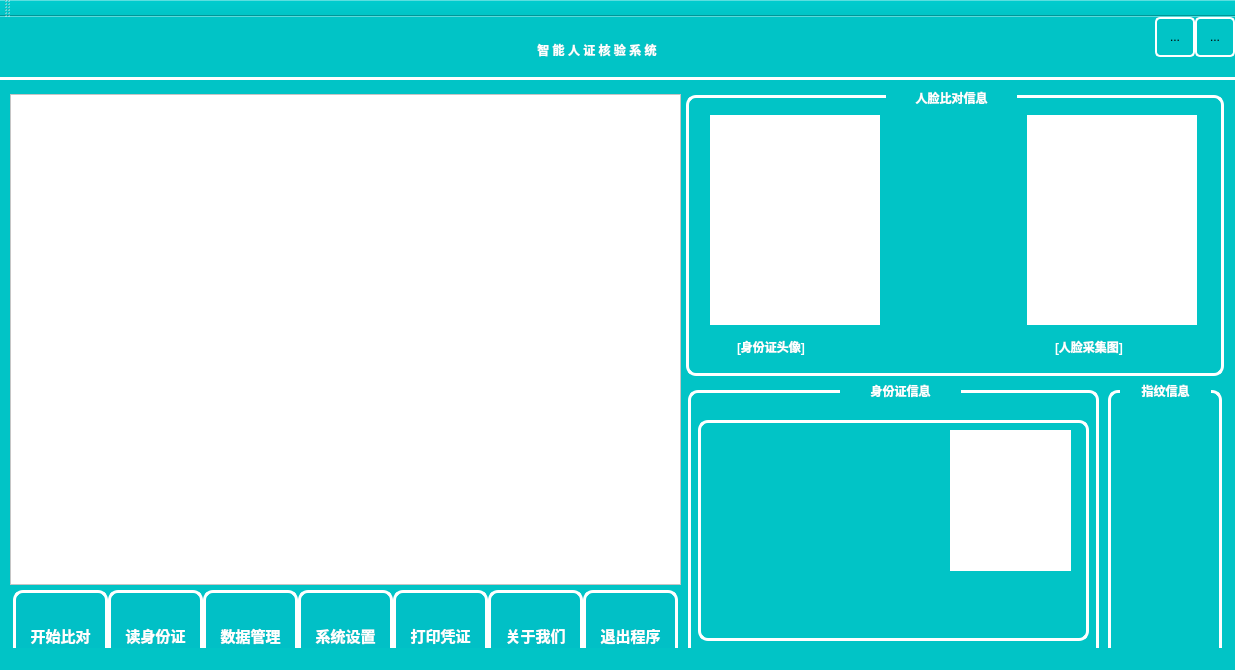
<?xml version="1.0" encoding="UTF-8"?>
<ui version="4.0">
 <class>MainWindow</class>
 <widget class="QMainWindow" name="MainWindow">
  <property name="geometry">
   <rect>
    <x>0</x>
    <y>0</y>
    <width>1235</width>
    <height>670</height>
   </rect>
  </property>
  <property name="windowTitle">
   <string>CardForm</string>
  </property>
  <property name="styleSheet">
   <string notr="true">background-color:rgb(1,196,198)</string>
  </property>
  <widget class="QWidget" name="centralWidget">
   <widget class="QLabel" name="label">
    <property name="geometry">
     <rect>
      <x>360</x>
      <y>12</y>
      <width>474</width>
      <height>42</height>
     </rect>
    </property>
    <property name="styleSheet">
     <string notr="true">font: 27.75pt &quot;华文中宋&quot;;color:white;font-weight:bold;</string>
    </property>
    <property name="text">
     <string>智 能 人 证 核 验 系 统</string>
    </property>
    <property name="alignment">
     <set>Qt::AlignCenter</set>
    </property>
    <property name="wordWrap">
     <bool>false</bool>
    </property>
   </widget>
   <widget class="QGraphicsView" name="cameraView">
    <property name="geometry">
     <rect>
      <x>10</x>
      <y>77</y>
      <width>671</width>
      <height>491</height>
     </rect>
    </property>
    <property name="styleSheet">
     <string notr="true">background-color:white</string>
    </property>
   </widget>
   <widget class="QGroupBox" name="groupBox">
    <property name="geometry">
     <rect>
      <x>686</x>
      <y>78</y>
      <width>538</width>
      <height>281</height>
     </rect>
    </property>
    <property name="styleSheet">
     <string notr="true">font: 14pt &quot;华文中宋&quot;;color:white;font-weight:bold;border:3px solid white;border-radius:10px</string>
    </property>
    <property name="title">
     <string/>
    </property>
    <property name="alignment">
     <set>Qt::AlignHCenter|Qt::AlignTop</set>
    </property>
    <property name="flat">
     <bool>false</bool>
    </property>
    <property name="checkable">
     <bool>false</bool>
    </property>
   </widget>
   <widget class="QLabel" name="cardPicture">
    <property name="geometry">
     <rect>
      <x>710</x>
      <y>98</y>
      <width>170</width>
      <height>210</height>
     </rect>
    </property>
    <property name="styleSheet">
     <string notr="true">background-color:white</string>
    </property>
    <property name="text">
     <string/>
    </property>
    <property name="alignment">
     <set>Qt::AlignCenter</set>
    </property>
   </widget>
   <widget class="QLabel" name="peoplePicture">
    <property name="geometry">
     <rect>
      <x>1027</x>
      <y>98</y>
      <width>170</width>
      <height>210</height>
     </rect>
    </property>
    <property name="styleSheet">
     <string notr="true">background-color:white</string>
    </property>
    <property name="text">
     <string/>
    </property>
    <property name="alignment">
     <set>Qt::AlignCenter</set>
    </property>
   </widget>
   <widget class="QLabel" name="resultPicture">
    <property name="geometry">
     <rect>
      <x>898</x>
      <y>113</y>
      <width>107</width>
      <height>98</height>
     </rect>
    </property>
    <property name="text">
     <string/>
    </property>
    <property name="alignment">
     <set>Qt::AlignCenter</set>
    </property>
   </widget>
   <widget class="QLabel" name="label_2">
    <property name="geometry">
     <rect>
      <x>737</x>
      <y>318</y>
      <width>122</width>
      <height>23</height>
     </rect>
    </property>
    <property name="styleSheet">
     <string notr="true">font: 20px&quot;华文中宋&quot;;color:white;font-weight:bold;</string>
    </property>
    <property name="text">
     <string>[身份证头像]</string>
    </property>
   </widget>
   <widget class="QLabel" name="label_3">
    <property name="geometry">
     <rect>
      <x>1055</x>
      <y>318</y>
      <width>122</width>
      <height>23</height>
     </rect>
    </property>
    <property name="styleSheet">
     <string notr="true">font: 20px &quot;华文中宋&quot;;color:white;font-weight:bold;</string>
    </property>
    <property name="text">
     <string>[人脸采集图]</string>
    </property>
   </widget>
   <widget class="QLabel" name="smallpicture">
    <property name="geometry">
     <rect>
      <x>950</x>
      <y>413</y>
      <width>121</width>
      <height>141</height>
     </rect>
    </property>
    <property name="styleSheet">
     <string notr="true">background-color:white</string>
    </property>
    <property name="text">
     <string/>
    </property>
    <property name="pixmap">
     <pixmap resource="image.qrc">:/image/Image/boss.png</pixmap>
    </property>
    <property name="scaledContents">
     <bool>true</bool>
    </property>
   </widget>
   <widget class="QLabel" name="label_6">
    <property name="geometry">
     <rect>
      <x>1121</x>
      <y>463</y>
      <width>91</width>
      <height>121</height>
     </rect>
    </property>
    <property name="text">
     <string/>
    </property>
    <property name="pixmap">
     <pixmap resource="image.qrc">:/image/Image/Finger.png</pixmap>
    </property>
    <property name="scaledContents">
     <bool>true</bool>
    </property>
   </widget>
   <widget class="QGroupBox" name="groupBox_2">
    <property name="geometry">
     <rect>
      <x>688</x>
      <y>373</y>
      <width>411</width>
      <height>291</height>
     </rect>
    </property>
    <property name="styleSheet">
     <string notr="true">font: 14pt &quot;华文中宋&quot;;color:white;font-weight:bold;border:3px solid white;border-radius:10px</string>
    </property>
    <property name="title">
     <string/>
    </property>
    <property name="alignment">
     <set>Qt::AlignHCenter|Qt::AlignTop</set>
    </property>
    <widget class="QLabel" name="label_4">
     <property name="geometry">
      <rect>
       <x>10</x>
       <y>30</y>
       <width>391</width>
       <height>221</height>
      </rect>
     </property>
     <property name="text">
      <string/>
     </property>
     <property name="pixmap">
      <pixmap resource="image.qrc">:/image/Image/ReadCard.png</pixmap>
     </property>
     <property name="scaledContents">
      <bool>true</bool>
     </property>
    </widget>
   </widget>
   <widget class="QGroupBox" name="groupBox_3">
    <property name="geometry">
     <rect>
      <x>1108</x>
      <y>373</y>
      <width>114</width>
      <height>291</height>
     </rect>
    </property>
    <property name="styleSheet">
     <string notr="true">font: 14pt &quot;华文中宋&quot;;color:white;font-weight:bold;border:3px solid white;border-radius:10px</string>
    </property>
    <property name="title">
     <string/>
    </property>
    <property name="alignment">
     <set>Qt::AlignCenter</set>
    </property>
   </widget>
   <widget class="QLabel" name="label_7">
    <property name="geometry">
     <rect>
      <x>1117</x>
      <y>633</y>
      <width>101</width>
      <height>23</height>
     </rect>
    </property>
    <property name="styleSheet">
     <string notr="true">font: 20px &quot;华文中宋&quot;;color:white;font-weight:bold;</string>
    </property>
    <property name="text">
     <string>[指纹比对]</string>
    </property>
   </widget>
   <widget class="QToolButton" name="startToolButton">
    <property name="geometry">
     <rect>
      <x>13</x>
      <y>573</y>
      <width>95</width>
      <height>91</height>
     </rect>
    </property>
    <property name="styleSheet">
     <string notr="true">border:3px solid white;background:rgb(1,192,198);color:white;font-size:15px;font-weight:bold;border-radius:10px</string>
    </property>
    <property name="text">
     <string>开始比对</string>
    </property>
    <property name="icon">
     <iconset resource="image.qrc">
      <normaloff>:/image/Image/Open.png</normaloff>:/image/Image/Open.png</iconset>
    </property>
    <property name="iconSize">
     <size>
      <width>60</width>
      <height>62</height>
     </size>
    </property>
    <property name="toolButtonStyle">
     <enum>Qt::ToolButtonTextUnderIcon</enum>
    </property>
   </widget>
   <widget class="QToolButton" name="readToolButton">
    <property name="geometry">
     <rect>
      <x>108</x>
      <y>573</y>
      <width>95</width>
      <height>91</height>
     </rect>
    </property>
    <property name="styleSheet">
     <string notr="true">border:3px solid white;background:rgb(1,192,198);color:white;font-size:15px;font-weight:bold;border-radius:10px</string>
    </property>
    <property name="text">
     <string>读身份证</string>
    </property>
    <property name="icon">
     <iconset resource="image.qrc">
      <normaloff>:/image/Image/readButton.png</normaloff>:/image/Image/readButton.png</iconset>
    </property>
    <property name="iconSize">
     <size>
      <width>60</width>
      <height>60</height>
     </size>
    </property>
    <property name="autoRepeat">
     <bool>true</bool>
    </property>
    <property name="toolButtonStyle">
     <enum>Qt::ToolButtonTextUnderIcon</enum>
    </property>
   </widget>
   <widget class="QToolButton" name="dataToolButton">
    <property name="geometry">
     <rect>
      <x>203</x>
      <y>573</y>
      <width>95</width>
      <height>91</height>
     </rect>
    </property>
    <property name="styleSheet">
     <string notr="true">border:3px solid white;background:rgb(1,192,198);color:white;font-size:15px;font-weight:bold;border-radius:10px</string>
    </property>
    <property name="text">
     <string>数据管理</string>
    </property>
    <property name="icon">
     <iconset resource="image.qrc">
      <normaloff>:/image/Image/DataManage.png</normaloff>:/image/Image/DataManage.png</iconset>
    </property>
    <property name="iconSize">
     <size>
      <width>60</width>
      <height>60</height>
     </size>
    </property>
    <property name="toolButtonStyle">
     <enum>Qt::ToolButtonTextUnderIcon</enum>
    </property>
   </widget>
   <widget class="QToolButton" name="settingToolButton">
    <property name="geometry">
     <rect>
      <x>298</x>
      <y>573</y>
      <width>95</width>
      <height>91</height>
     </rect>
    </property>
    <property name="styleSheet">
     <string notr="true">border:3px solid white;background:rgb(1,192,198);color:white;font-size:15px;font-weight:bold;border-radius:10px</string>
    </property>
    <property name="text">
     <string>系统设置</string>
    </property>
    <property name="icon">
     <iconset resource="image.qrc">
      <normaloff>:/image/Image/SysSetup.png</normaloff>:/image/Image/SysSetup.png</iconset>
    </property>
    <property name="iconSize">
     <size>
      <width>60</width>
      <height>60</height>
     </size>
    </property>
    <property name="toolButtonStyle">
     <enum>Qt::ToolButtonTextUnderIcon</enum>
    </property>
   </widget>
   <widget class="QToolButton" name="printToolButton">
    <property name="geometry">
     <rect>
      <x>393</x>
      <y>573</y>
      <width>95</width>
      <height>91</height>
     </rect>
    </property>
    <property name="styleSheet">
     <string notr="true">border:3px solid white;background:rgb(1,192,198);color:white;font-size:15px;font-weight:bold;border-radius:10px</string>
    </property>
    <property name="text">
     <string>打印凭证</string>
    </property>
    <property name="icon">
     <iconset resource="image.qrc">
      <normaloff>:/image/Image/Print.png</normaloff>:/image/Image/Print.png</iconset>
    </property>
    <property name="iconSize">
     <size>
      <width>60</width>
      <height>60</height>
     </size>
    </property>
    <property name="toolButtonStyle">
     <enum>Qt::ToolButtonTextUnderIcon</enum>
    </property>
   </widget>
   <widget class="QToolButton" name="aboutToolButton">
    <property name="geometry">
     <rect>
      <x>488</x>
      <y>573</y>
      <width>95</width>
      <height>91</height>
     </rect>
    </property>
    <property name="styleSheet">
     <string notr="true">border:3px solid white;background:rgb(1,192,198);color:white;font-size:15px;font-weight:bold;border-radius:10px</string>
    </property>
    <property name="text">
     <string>关于我们</string>
    </property>
    <property name="icon">
     <iconset resource="image.qrc">
      <normaloff>:/image/Image/About.png</normaloff>:/image/Image/About.png</iconset>
    </property>
    <property name="iconSize">
     <size>
      <width>60</width>
      <height>62</height>
     </size>
    </property>
    <property name="toolButtonStyle">
     <enum>Qt::ToolButtonTextUnderIcon</enum>
    </property>
   </widget>
   <widget class="QToolButton" name="quitToolButton">
    <property name="geometry">
     <rect>
      <x>583</x>
      <y>573</y>
      <width>95</width>
      <height>91</height>
     </rect>
    </property>
    <property name="styleSheet">
     <string notr="true">border:3px solid white;background:rgb(1,192,198);color:white;font-size:15px;font-weight:bold;border-radius:10px</string>
    </property>
    <property name="text">
     <string>退出程序</string>
    </property>
    <property name="icon">
     <iconset resource="image.qrc">
      <normaloff>:/image/Image/Quit.png</normaloff>:/image/Image/Quit.png</iconset>
    </property>
    <property name="iconSize">
     <size>
      <width>60</width>
      <height>65</height>
     </size>
    </property>
    <property name="toolButtonStyle">
     <enum>Qt::ToolButtonTextUnderIcon</enum>
    </property>
   </widget>
   <widget class="QToolButton" name="MintoolButton">
    <property name="geometry">
     <rect>
      <x>1155</x>
      <y>0</y>
      <width>40</width>
      <height>40</height>
     </rect>
    </property>
    <property name="styleSheet">
     <string notr="true">border:2px solid white;border-radius:5px</string>
    </property>
    <property name="text">
     <string>...</string>
    </property>
    <property name="icon">
     <iconset resource="image.qrc">
      <normaloff>:/image/Image/Min.png</normaloff>:/image/Image/Min.png</iconset>
    </property>
    <property name="iconSize">
     <size>
      <width>64</width>
      <height>64</height>
     </size>
    </property>
    <property name="autoRaise">
     <bool>true</bool>
    </property>
   </widget>
   <widget class="QToolButton" name="closetoolButton">
    <property name="geometry">
     <rect>
      <x>1195</x>
      <y>0</y>
      <width>40</width>
      <height>40</height>
     </rect>
    </property>
    <property name="styleSheet">
     <string notr="true">border:2px solid white;border-radius:5px</string>
    </property>
    <property name="text">
     <string>...</string>
    </property>
    <property name="icon">
     <iconset resource="image.qrc">
      <normaloff>:/image/Image/Close.png</normaloff>:/image/Image/Close.png</iconset>
    </property>
    <property name="iconSize">
     <size>
      <width>64</width>
      <height>64</height>
     </size>
    </property>
    <property name="autoRaise">
     <bool>true</bool>
    </property>
   </widget>
   <widget class="QLabel" name="smallname">
    <property name="geometry">
     <rect>
      <x>760</x>
      <y>413</y>
      <width>61</width>
      <height>21</height>
     </rect>
    </property>
    <property name="styleSheet">
     <string notr="true">font: 14pt &quot;华文中宋&quot;;background:transparent</string>
    </property>
    <property name="text">
     <string/>
    </property>
   </widget>
   <widget class="QLabel" name="smallgender">
    <property name="geometry">
     <rect>
      <x>760</x>
      <y>439</y>
      <width>21</width>
      <height>18</height>
     </rect>
    </property>
    <property name="styleSheet">
     <string notr="true">font: 14pt &quot;华文中宋&quot;;background:transparent</string>
    </property>
    <property name="text">
     <string/>
    </property>
   </widget>
   <widget class="QLabel" name="smallnation">
    <property name="geometry">
     <rect>
      <x>830</x>
      <y>439</y>
      <width>121</width>
      <height>18</height>
     </rect>
    </property>
    <property name="styleSheet">
     <string notr="true">font: 14pt &quot;华文中宋&quot;;background:transparent</string>
    </property>
    <property name="text">
     <string/>
    </property>
   </widget>
   <widget class="QLabel" name="smallyear">
    <property name="geometry">
     <rect>
      <x>750</x>
      <y>467</y>
      <width>41</width>
      <height>21</height>
     </rect>
    </property>
    <property name="styleSheet">
     <string notr="true">font: 12pt &quot;华文中宋&quot;;background:transparent</string>
    </property>
    <property name="text">
     <string/>
    </property>
   </widget>
   <widget class="QLabel" name="smallmonth">
    <property name="geometry">
     <rect>
      <x>817</x>
      <y>467</y>
      <width>21</width>
      <height>21</height>
     </rect>
    </property>
    <property name="styleSheet">
     <string notr="true">font: 12pt &quot;华文中宋&quot;;background:transparent</string>
    </property>
    <property name="text">
     <string/>
    </property>
   </widget>
   <widget class="QLabel" name="smallday">
    <property name="geometry">
     <rect>
      <x>857</x>
      <y>467</y>
      <width>21</width>
      <height>21</height>
     </rect>
    </property>
    <property name="styleSheet">
     <string notr="true">font: 12pt &quot;华文中宋&quot;;background:transparent</string>
    </property>
    <property name="text">
     <string/>
    </property>
   </widget>
   <widget class="QLabel" name="smalladdress">
    <property name="geometry">
     <rect>
      <x>760</x>
      <y>486</y>
      <width>181</width>
      <height>41</height>
     </rect>
    </property>
    <property name="styleSheet">
     <string notr="true">font: 9pt &quot;华文中宋&quot;;background:transparent</string>
    </property>
    <property name="text">
     <string/>
    </property>
    <property name="wordWrap">
     <bool>true</bool>
    </property>
   </widget>
   <widget class="QLabel" name="smallid">
    <property name="geometry">
     <rect>
      <x>810</x>
      <y>543</y>
      <width>131</width>
      <height>21</height>
     </rect>
    </property>
    <property name="styleSheet">
     <string notr="true">font: 8pt &quot;华文中宋&quot;;background:transparent</string>
    </property>
    <property name="text">
     <string/>
    </property>
    <property name="wordWrap">
     <bool>true</bool>
    </property>
   </widget>
   <widget class="QLabel" name="smalloffice">
    <property name="geometry">
     <rect>
      <x>790</x>
      <y>569</y>
      <width>161</width>
      <height>18</height>
     </rect>
    </property>
    <property name="font">
     <font>
      <family>华文中宋</family>
      <pointsize>10</pointsize>
      <weight>50</weight>
      <italic>false</italic>
      <bold>false</bold>
     </font>
    </property>
    <property name="styleSheet">
     <string notr="true">font: 10pt &quot;华文中宋&quot;;background:transparent</string>
    </property>
    <property name="text">
     <string/>
    </property>
   </widget>
   <widget class="QLabel" name="smallvalid">
    <property name="geometry">
     <rect>
      <x>790</x>
      <y>593</y>
      <width>161</width>
      <height>18</height>
     </rect>
    </property>
    <property name="styleSheet">
     <string notr="true">font: 10pt &quot;华文中宋&quot;;background:transparent</string>
    </property>
    <property name="text">
     <string/>
    </property>
   </widget>
   <widget class="QLabel" name="labReaderState">
    <property name="geometry">
     <rect>
      <x>700</x>
      <y>633</y>
      <width>391</width>
      <height>23</height>
     </rect>
    </property>
    <property name="styleSheet">
     <string notr="true">font:20px &quot;华文中宋&quot;;color:white;font-weight:bold;</string>
    </property>
    <property name="text">
     <string>[未启动... ...]</string>
    </property>
   </widget>
   <widget class="QLabel" name="resultText">
    <property name="geometry">
     <rect>
      <x>891</x>
      <y>318</y>
      <width>122</width>
      <height>23</height>
     </rect>
    </property>
    <property name="styleSheet">
     <string notr="true">font: 14pt &quot;华文中宋&quot;;color:white;font-weight:bold;</string>
    </property>
    <property name="text">
     <string/>
    </property>
    <property name="alignment">
     <set>Qt::AlignCenter</set>
    </property>
   </widget>
   <widget class="QLabel" name="resultNum">
    <property name="geometry">
     <rect>
      <x>890</x>
      <y>233</y>
      <width>122</width>
      <height>61</height>
     </rect>
    </property>
    <property name="styleSheet">
     <string notr="true">font: 20pt &quot;华文中宋&quot;;color:white;font-weight:bold;</string>
    </property>
    <property name="text">
     <string/>
    </property>
    <property name="alignment">
     <set>Qt::AlignCenter</set>
    </property>
   </widget>
   <widget class="Line" name="line">
    <property name="geometry">
     <rect>
      <x>0</x>
      <y>60</y>
      <width>1251</width>
      <height>3</height>
     </rect>
    </property>
    <property name="styleSheet">
     <string notr="true">background-color:white;border-top: solid white; </string>
    </property>
    <property name="orientation">
     <enum>Qt::Horizontal</enum>
    </property>
   </widget>
   <widget class="QLabel" name="label_5">
    <property name="geometry">
     <rect>
      <x>886</x>
      <y>70</y>
      <width>131</width>
      <height>21</height>
     </rect>
    </property>
    <property name="styleSheet">
     <string notr="true">font:20px &quot;华文中宋&quot;;color:white;font-weight:bold;</string>
    </property>
    <property name="text">
     <string>人脸比对信息</string>
    </property>
    <property name="alignment">
     <set>Qt::AlignCenter</set>
    </property>
   </widget>
   <widget class="QLabel" name="label_8">
    <property name="geometry">
     <rect>
      <x>840</x>
      <y>363</y>
      <width>121</width>
      <height>21</height>
     </rect>
    </property>
    <property name="styleSheet">
     <string notr="true">font:20px &quot;华文中宋&quot;;color:white;font-weight:bold;</string>
    </property>
    <property name="text">
     <string>身份证信息</string>
    </property>
    <property name="alignment">
     <set>Qt::AlignCenter</set>
    </property>
   </widget>
   <widget class="QLabel" name="label_9">
    <property name="geometry">
     <rect>
      <x>1120</x>
      <y>363</y>
      <width>91</width>
      <height>21</height>
     </rect>
    </property>
    <property name="styleSheet">
     <string notr="true">font:20px &quot;华文中宋&quot;;color:white;font-weight:bold;</string>
    </property>
    <property name="text">
     <string>指纹信息</string>
    </property>
    <property name="alignment">
     <set>Qt::AlignCenter</set>
    </property>
   </widget>
   <zorder>groupBox_2</zorder>
   <zorder>groupBox_3</zorder>
   <zorder>label</zorder>
   <zorder>cameraView</zorder>
   <zorder>groupBox</zorder>
   <zorder>cardPicture</zorder>
   <zorder>peoplePicture</zorder>
   <zorder>resultPicture</zorder>
   <zorder>label_2</zorder>
   <zorder>label_3</zorder>
   <zorder>smallpicture</zorder>
   <zorder>label_6</zorder>
   <zorder>label_7</zorder>
   <zorder>startToolButton</zorder>
   <zorder>readToolButton</zorder>
   <zorder>dataToolButton</zorder>
   <zorder>settingToolButton</zorder>
   <zorder>printToolButton</zorder>
   <zorder>aboutToolButton</zorder>
   <zorder>quitToolButton</zorder>
   <zorder>MintoolButton</zorder>
   <zorder>closetoolButton</zorder>
   <zorder>smallname</zorder>
   <zorder>smallgender</zorder>
   <zorder>smallnation</zorder>
   <zorder>smallyear</zorder>
   <zorder>smallmonth</zorder>
   <zorder>smallday</zorder>
   <zorder>smalladdress</zorder>
   <zorder>smallid</zorder>
   <zorder>smalloffice</zorder>
   <zorder>smallvalid</zorder>
   <zorder>labReaderState</zorder>
   <zorder>resultText</zorder>
   <zorder>resultNum</zorder>
   <zorder>line</zorder>
   <zorder>label_5</zorder>
   <zorder>label_8</zorder>
   <zorder>label_9</zorder>
  </widget>
  <widget class="QMenuBar" name="menuBar">
   <property name="geometry">
    <rect>
     <x>0</x>
     <y>0</y>
     <width>1235</width>
     <height>22</height>
    </rect>
   </property>
  </widget>
  <widget class="QToolBar" name="mainToolBar">
   <attribute name="toolBarArea">
    <enum>TopToolBarArea</enum>
   </attribute>
   <attribute name="toolBarBreak">
    <bool>false</bool>
   </attribute>
  </widget>
  <widget class="QStatusBar" name="statusBar"/>
 </widget>
 <layoutdefault spacing="6" margin="11"/>
 <resources>
  <include location="image.qrc"/>
 </resources>
 <connections/>
</ui>
